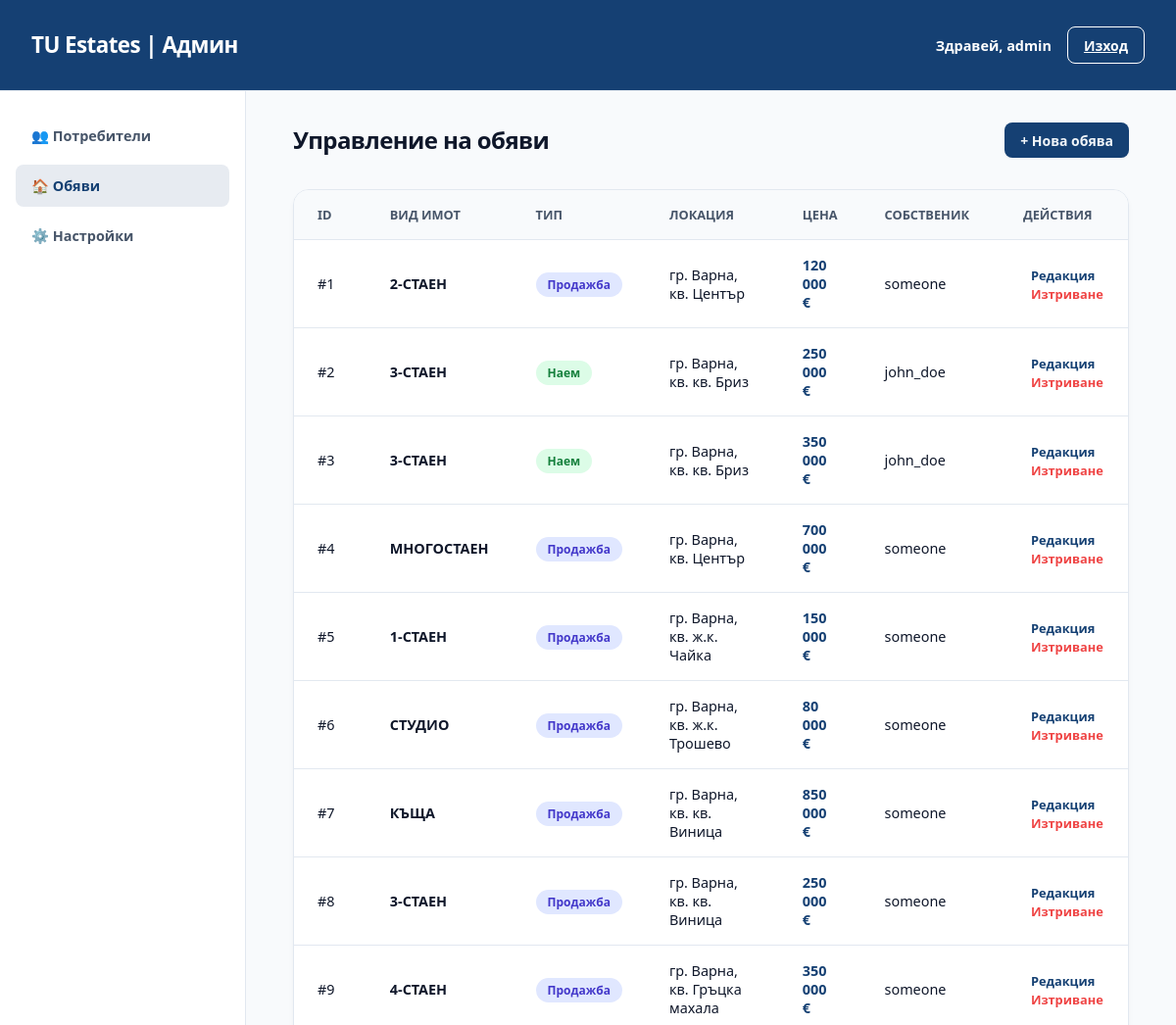
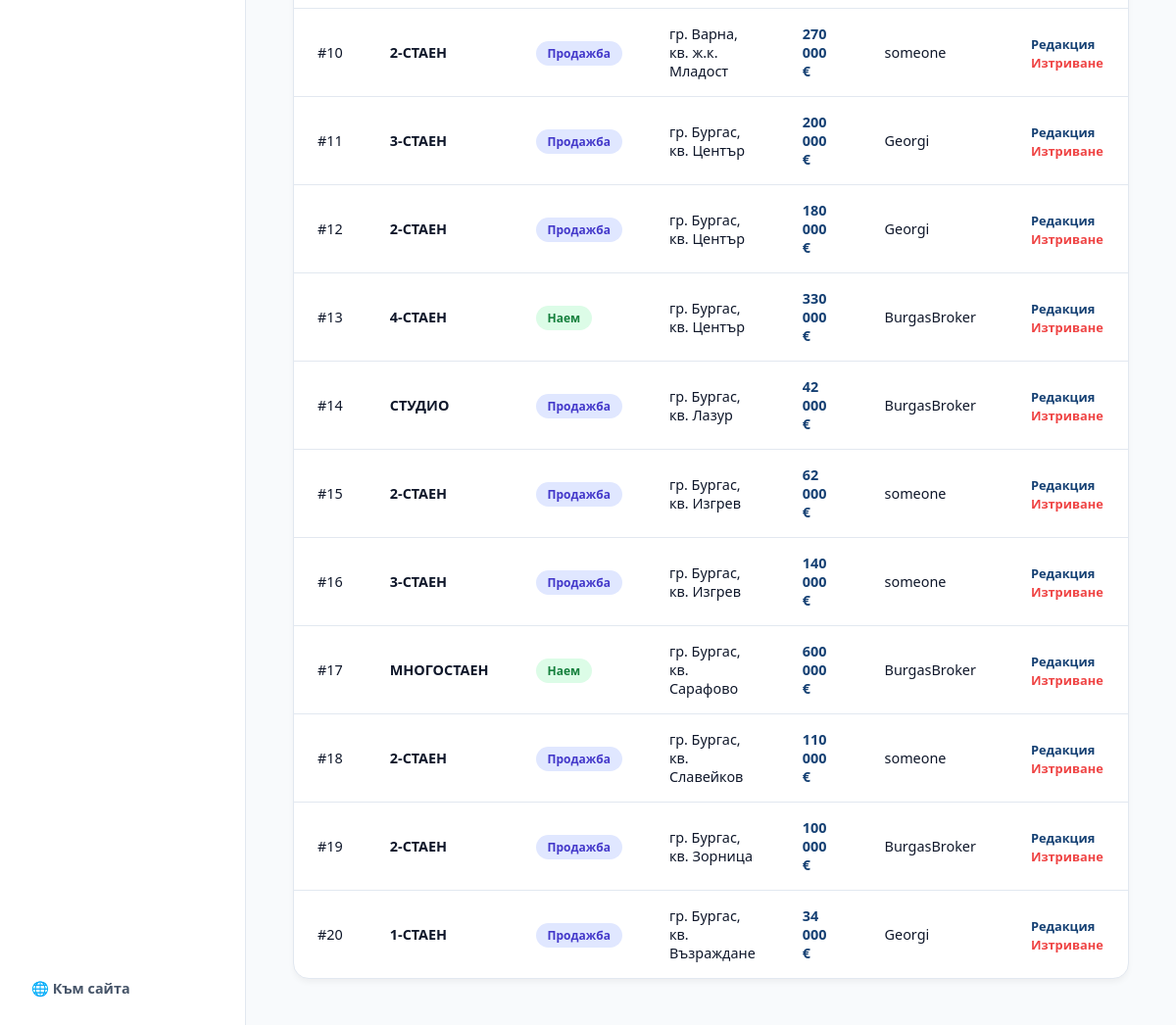
The app's page /index.php?action=admin_estates (signed in), older data (2 pictures, top to bottom).
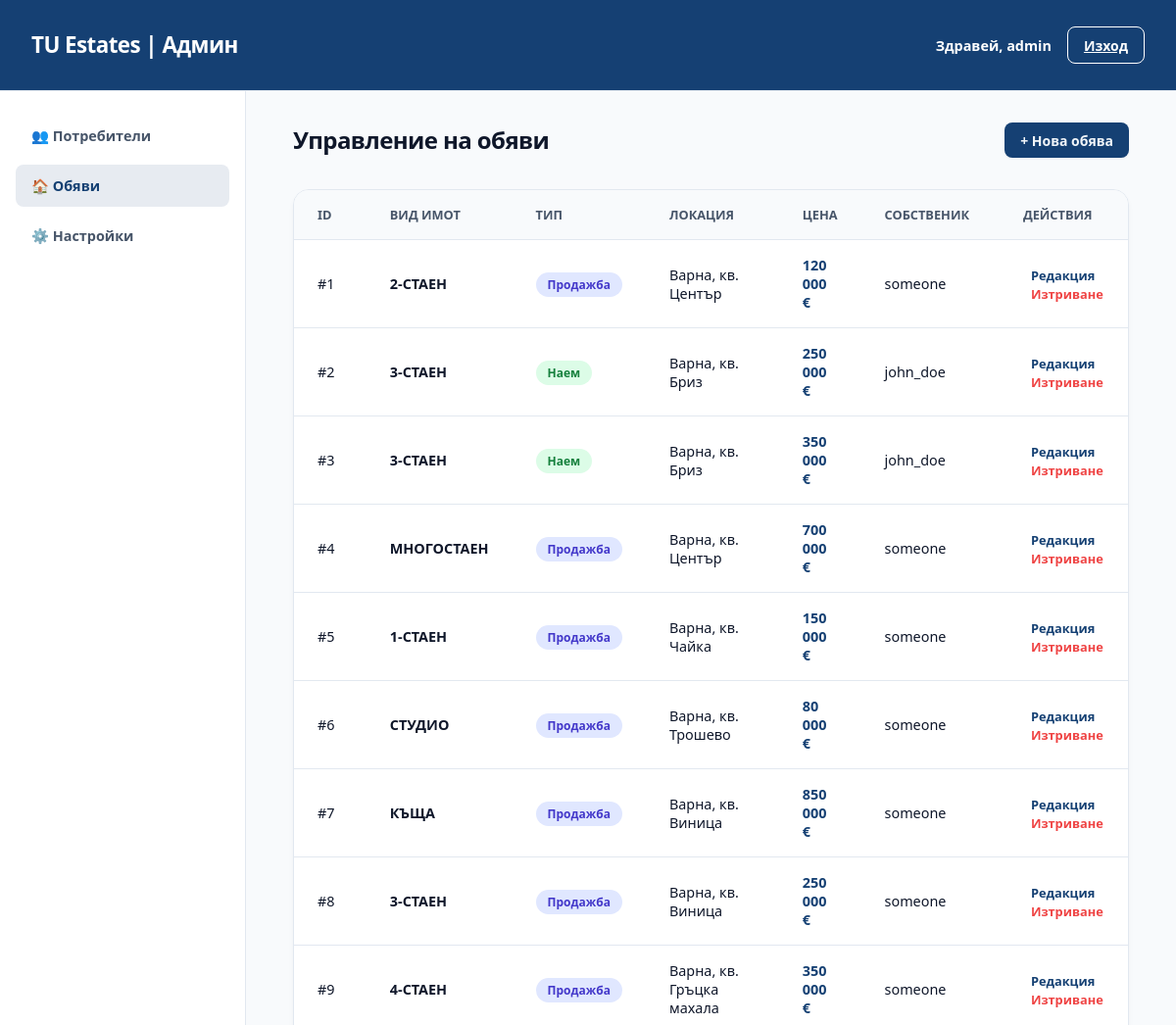
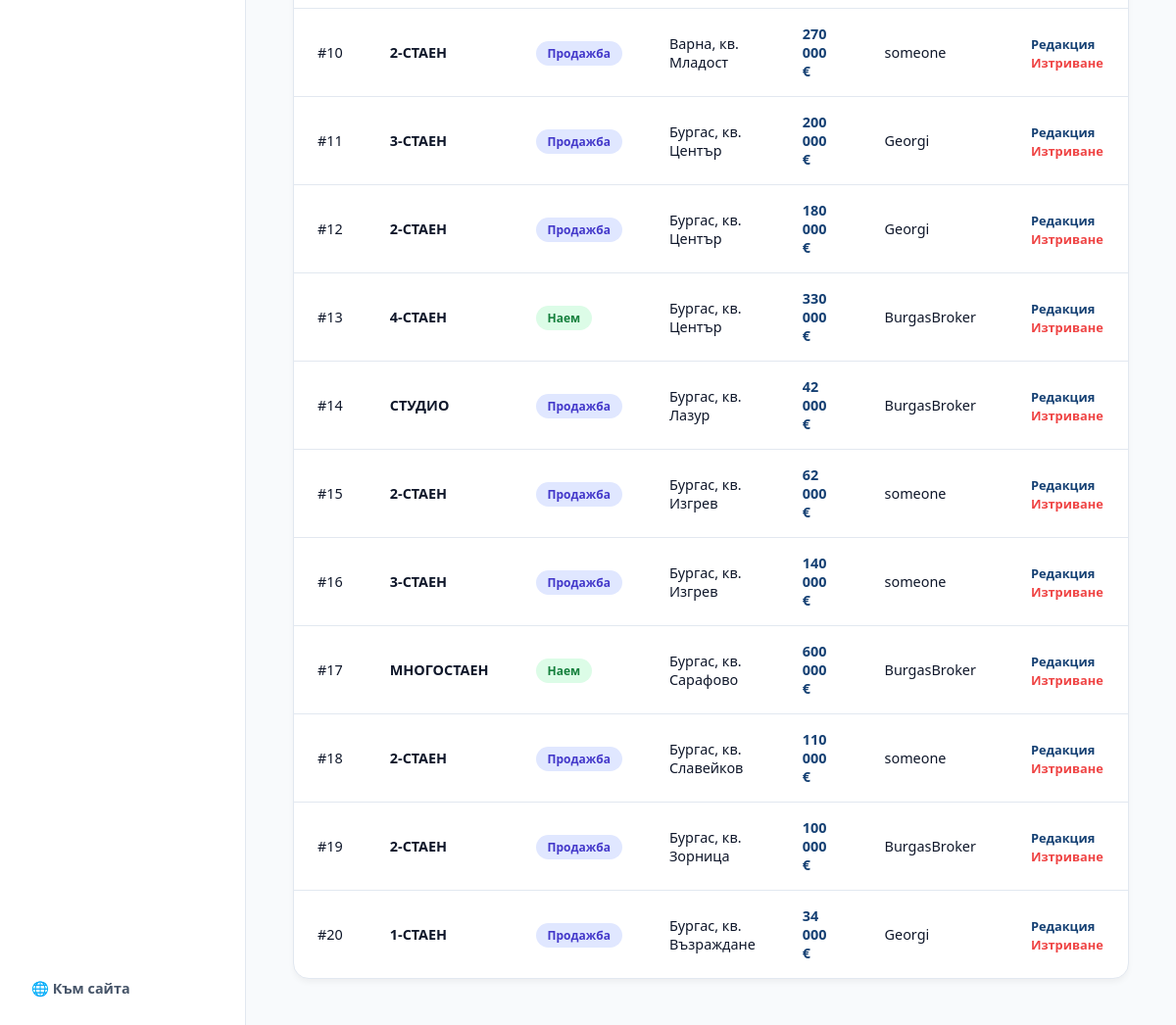
The same page, newer data (2 pictures, top to bottom).
### tables this page shows
CREATE TABLE
    IF NOT EXISTS estates (
        id INT AUTO_INCREMENT PRIMARY KEY,
        city_id INT NOT NULL,
        neighborhood_id INT NOT NULL,
        estate_address VARCHAR(255) NOT NULL,
        estate_type_id INT,
        rooms INT NOT NULL,
        area DECIMAL(10, 2) NOT NULL,
        floor INT NOT NULL,
        exposure_type VARCHAR(255) NOT NULL,
        description TEXT,
        listing_type_id INT NOT NULL,
        price DECIMAL(10, 2) NOT NULL,
        owner_id INT NOT NULL,
        creation_date DATE NOT NULL,
        expiration_date DATE NOT NULL,
        status_id INT NOT NULL,
        FOREIGN KEY (estate_type_id) REFERENCES estate_types (id),
        FOREIGN KEY (city_id) REFERENCES cities (id),
        FOREIGN KEY (neighborhood_id) REFERENCES neighborhoods (id),
        FOREIGN KEY (owner_id) REFERENCES users (id),
        FOREIGN KEY (listing_type_id) REFERENCES listing_types (id),
        FOREIGN KEY (status_id) REFERENCES estate_status (id)
    );

CREATE TABLE
    IF NOT EXISTS estate_types (
        id INT AUTO_INCREMENT PRIMARY KEY,
        type_name VARCHAR(255) NOT NULL,
        category_id INT NOT NULL,
        FOREIGN KEY (category_id) REFERENCES estate_categories (id)
    );

CREATE TABLE
    IF NOT EXISTS listing_types (
        id INT AUTO_INCREMENT PRIMARY KEY,
        type_name VARCHAR(255) NOT NULL
    );

CREATE TABLE
    IF NOT EXISTS cities (
        id INT AUTO_INCREMENT PRIMARY KEY,
        region_id INT NOT NULL,
        city_name_bg VARCHAR(255) NOT NULL,
        city_name_en VARCHAR(255) NOT NULL,
        FOREIGN KEY (region_id) REFERENCES regions (id)
    );

CREATE TABLE
    IF NOT EXISTS neighborhoods (
        id INT AUTO_INCREMENT PRIMARY KEY,
        city_id INT NOT NULL,
        neighborhood_name_bg VARCHAR(255) NOT NULL,
        neighborhood_name_en VARCHAR(255) NOT NULL,
        FOREIGN KEY (city_id) REFERENCES cities (id)
    );

CREATE TABLE
    IF NOT EXISTS users (
        id INT AUTO_INCREMENT PRIMARY KEY,
        username VARCHAR(255) NOT NULL,
        email VARCHAR(255) NOT NULL UNIQUE,
        password VARCHAR(255) NOT NULL,
        user_type_id INT NOT NULL,
        FOREIGN KEY (user_type_id) REFERENCES user_types (id)
    );

### src/controllers/EstateController.php (called while the page is built, shortened)
<?php
class EstateController
{
    public static function getAllEstates(): array
    {
        $db = Database::getInstance();
        $query = "
            SELECT
                e.id,
                c.city_name_bg AS city_name,
                n.neighborhood_name_bg AS neighborhood_name,
                e.estate_address,
                et.type_name AS estate_type,
                e.rooms, e.area, e.floor,
                e.exposure_type,
                e.description,
                lt.type_name AS listing_type,
                e.price,
                u.username AS owner_name,
                e.creation_date,
                e.expiration_date,
                s.status_name
            FROM estates e
            LEFT JOIN cities c ON e.city_id=c.id
            LEFT JOIN neighborhoods n ON e.neighborhood_id=n.id
            LEFT JOIN estate_types et ON e.estate_type_id=et.id
            LEFT JOIN listing_types lt ON e.listing_type_id=lt.id
            LEFT JOIN users u ON e.owner_id=u.id
            LEFT JOIN estate_status s ON e.status_id=s.id
        ";
        $stmt = $db->prepare($query);
        $stmt->execute();
        return $stmt->fetchAll(PDO::FETCH_OBJ);
    }
}

### src/views/admin_estates.php (the view, shortened to what this page needs)
<!DOCTYPE html>
<html lang="bg">
<head>
    <link rel="stylesheet" href="style.css">
</head>
<body style="background-color: var(--search-light);">
    <header style="background-color: var(--tu_blue_primary); color: white; padding: 1rem 2rem; display: flex; justify-content: space-between; align-items: center; z-index: 100;">
        <div class="logo_group" style="color: white;">
            <h1 class="heading_primary" style="color: white; margin: 0;">TU Estates | Админ</h1>
        </div>
        <div style="display: flex; gap: 1rem; align-items: center;">
            <span style="font-weight: 600; font-size: 0.9rem;">Здравей, <?= htmlspecialchars($_SESSION['username']) ?></span>
            <a href="index.php?action=logout" class="btn_secondary" style="color: white; border-color: white;">Изход</a>
        </div>
    </header>
    <div class="admin_layout">
        <aside class="admin_sidebar">
            <nav class="admin_nav">
                <a href="index.php?action=admin" class="admin_nav_link">👥 Потребители</a>
                <a href="index.php?action=admin_estates" class="admin_nav_link active">🏠 Обяви</a>
                <a href="index.php?action=admin_settings" class="admin_nav_link">⚙️ Настройки</a>
                <a href="index.php?action=homepage" class="admin_nav_link" style="margin-top: auto;">🌐 Към сайта</a>
            </nav>
        </aside>
        <main class="admin_main">
            <div style="display: flex; justify-content: space-between; align-items: center; margin-bottom: 2rem;">
                <h2 class="section_title">Управление на обяви</h2>
                <a href="index.php?action=admin_add_estate" class="btn_primary" style="text-decoration: none;">+ Нова обява</a>
            </div>
            <div class="table_container">
                <table class="admin_table">
                    <thead>
                        <tr>
                            <th>ID</th>
                            <th>Вид Имот</th>
                            <th>Тип</th>
                            <th>Локация</th>
                            <th>Цена</th>
                            <th>Собственик</th>
                            <th>Действия</th>
                        </tr>
                    </thead>
                    <tbody>
                        <?php
                        $estates = EstateController::getAllEstates();
                        if (empty($estates)): ?>
                            <tr><td colspan="7" style="text-align: center; padding: 2rem;">Няма намерени обяви.</td></tr>
                        <?php else:
                            foreach ($estates as $estate):
                                $typeClass = ($estate->listing_type === 'Продажба') ? 'badge-broker' : 'badge-user';
                        ?>
                        <tr>
                            <td>#<?= htmlspecialchars($estate->id) ?></td>
                            <td style="font-weight: 600;"><?= htmlspecialchars($estate->estate_type ?? 'Неизвестен') ?></td>
                            <td><span class="badge <?= $typeClass ?>"><?= htmlspecialchars($estate->listing_type ?? '-') ?></span></td>
                            <td><?= htmlspecialchars($estate->city_name ?? '') ?>, кв. <?= htmlspecialchars($estate->neighborhood_name ?? '') ?></td>
                            <td style="font-weight: 700; color: var(--tu_blue_primary);">
                                <?= number_format($estate->price, 0, ',', ' ') ?> €
                            </td>
                            <td><?= htmlspecialchars($estate->owner_name ?? 'Няма') ?></td>
                            <td>
                                <a href="index.php?action=admin_edit_estate&id=<?= $estate->id ?>" class="action_btn edit_btn" style="text-decoration: none;">Редакция</a>
                                <a href="index.php?action=admin_delete_estate&id=<?= $estate->id ?>" class="action_btn delete_btn" style="text-decoration: none;" onclick="return confirm('Сигурни ли сте, че искате да изтриете тази обява?');">Изтриване</a>
                            </td>
                        </tr>
                        <?php
                            endforeach;
                        endif;
                        ?>
                    </tbody>
                </table>
            </div>
        </main>
    </div>
</body>
</html>

### public/index.php (shortened to what this page needs)
<?php
$action = $_GET['action'] ?? 'homepage';
switch ($action) {
        case 'admin_estates':
            require VIEW_DIR . 'admin_estates.php';
            break;
}

### public/style/base.css (style rules this page uses)
:root { --tu_blue_primary: #154073; --tu_blue_primary_rgb: 21, 64, 115; --tu_logo_bg_dark: rgba(21, 64, 115, 0.2); --header-bg-light: rgba(255, 255, 255, 0.9); --header-bg-dark: rgba(15, 23, 42, 0.9); --border-light: #e2e8f0; --border-dark: #1e293b; --bg-light: #f8fafc; --bg-dark: #1e293b; --text-light: #0f172a; --text-dark: #f1f5f9; --search-dark: #1e293b; --search-light: #f8fafc; --par-light: #475569; --par-dark: #94a3b8; --btn-hover: #1a4f8d; }
body { height: 100vh; width: 100%; display: flex; flex-direction: column; font-family: "Display Font", system-ui, sans-serif; -webkit-font-smoothing: antialiased; background-color: var(--bg-light); color: var(--text-light); margin: 0; }

### public/style/buttons.css (style rules this page uses)
.btn_primary { display: flex; align-items: center; justify-content: center; height: 2.25rem; padding-left: 1rem; padding-right: 1rem; border-radius: 0.5rem; border: none; font-size: 0.875rem; font-weight: 700; color: var(--text-dark); cursor: pointer; background-color: var(--tu_blue_primary); box-shadow: 0 1px 2px 0 rgba(0, 0, 0, 0.05); transition: background-color 0.5s cubic-bezier(0.4, 0, 0.2, 1), transform 0.3s cubic-bezier(0.34, 1.56, 0.64, 1), box-shadow 0.4s ease; }
.btn_secondary { display: flex; align-items: center; justify-content: center; height: 2.25rem; padding-left: 1rem; padding-right: 1rem; border-radius: 0.5rem; font-size: 0.875rem; font-weight: 700; cursor: pointer; color: var(--tu_blue_primary); background-color: transparent; border: 1px solid var(--tu_blue_primary); transition: background-color 0.4s, color 0.4s; }

### public/style/header.css (style rules this page uses)
header { position: sticky; top: 0; z-index: 1001; height: 60px; display: flex; align-items: center; justify-content: flex-start; gap: 2rem; flex-shrink: 0; white-space: nowrap; padding: 0.75rem 1.5rem; background-color: var(--header-bg-light); border-bottom: 1px solid var(--border-light); }
.logo_group { display: flex; align-items: center; gap: 0.75rem; color: var(--text-light); text-decoration: none; }
.heading_primary { font-size: 1.4rem; font-weight: 700; line-height: 1.25; letter-spacing: -0.025em; color: var(--text-light); }

### public/style/layout.css (style rules this page uses)
.section_title { font-weight: 700; letter-spacing: -0.025em; color: var(--text-light); line-height: 2.25rem; margin: 0px; }

### public/style/admin.css (style rules this page uses)
.admin_layout { display: flex; min-height: calc(100vh - 70px); background-color: var(--search-light); }
.admin_sidebar { width: 250px; background-color: white; border-right: 1px solid var(--border-light); display: flex; flex-direction: column; }
.admin_nav { display: flex; flex-direction: column; padding: 1.5rem 1rem; gap: 0.5rem; height: 100%; }
.admin_nav_link { padding: 0.75rem 1rem; text-decoration: none; color: var(--par-light); font-weight: 600; font-size: 0.9rem; border-radius: 0.5rem; transition: all 0.2s ease; }
.admin_nav_link.active { background-color: rgba(var(--tu_blue_primary_rgb), 0.1); color: var(--tu_blue_primary); }
.admin_main { flex: 1; padding: 2rem 3rem; overflow-y: auto; }
.table_container { background: white; border-radius: 1rem; border: 1px solid var(--border-light); overflow: hidden; box-shadow: 0 4px 6px -1px rgba(0, 0, 0, 0.05); }
.admin_table { width: 100%; border-collapse: collapse; text-align: left; }
.admin_table th { background-color: var(--bg-light); padding: 1rem 1.5rem; font-size: 0.8rem; text-transform: uppercase; color: var(--par-light); border-bottom: 1px solid var(--border-light); }
.admin_table td { padding: 1rem 1.5rem; border-bottom: 1px solid var(--border-light); color: var(--text-light); font-size: 0.9rem; }
.admin_table tr:last-child td { border-bottom: none; }
.badge { padding: 0.25rem 0.75rem; border-radius: 9999px; font-size: 0.75rem; font-weight: 700; background-color: var(--border-light); color: var(--par-light); }
.badge-broker { background-color: #e0e7ff; color: #4338ca; }
.badge-user { background-color: #dcfce7; color: #15803d; }
.action_btn { border: none; background: none; font-weight: 600; font-size: 0.8rem; cursor: pointer; padding: 0.25rem 0.5rem; border-radius: 0.25rem; transition: all 0.2s; }
.edit_btn { color: var(--tu_blue_primary); }
.delete_btn { color: #ef4444; }

Row changes from the older to the newer data that the page shows:
changed through a linked row, estates id 1: city.city_name_bg "гр. Варна" → "Варна"
changed estates id 2: city.city_name_bg "гр. Варна" → "Варна"; neighborhood.neighborhood_name_bg "кв. Бриз" → "Бриз"
changed estates id 3: city.city_name_bg "гр. Варна" → "Варна"; neighborhood.neighborhood_name_bg "кв. Бриз" → "Бриз"
changed through a linked row, estates id 4: city.city_name_bg "гр. Варна" → "Варна"
changed estates id 5: city.city_name_bg "гр. Варна" → "Варна"; neighborhood.neighborhood_name_bg "ж.к. Чайка" → "Чайка"
changed estates id 6: city.city_name_bg "гр. Варна" → "Варна"; neighborhood.neighborhood_name_bg "ж.к. Трошево" → "Трошево"
changed estates "КЪЩА": city.city_name_bg "гр. Варна" → "Варна"; neighborhood.neighborhood_name_bg "кв. Виница" → "Виница"
changed estates id 8: city.city_name_bg "гр. Варна" → "Варна"; neighborhood.neighborhood_name_bg "кв. Виница" → "Виница"
changed estates "Гръцка махала": city.city_name_bg "гр. Варна" → "Варна"
changed estates id 10: city.city_name_bg "гр. Варна" → "Варна"; neighborhood.neighborhood_name_bg "ж.к. Младост" → "Младост"
changed through a linked row, estates id 11: city.city_name_bg "гр. Бургас" → "Бургас"
changed through a linked row, estates id 12: city.city_name_bg "гр. Бургас" → "Бургас"
changed through a linked row, estates id 13: city.city_name_bg "гр. Бургас" → "Бургас"
changed estates "Лазур": city.city_name_bg "гр. Бургас" → "Бургас"
changed estates id 15: city.city_name_bg "гр. Бургас" → "Бургас"
changed estates id 16: city.city_name_bg "гр. Бургас" → "Бургас"
changed estates "Сарафово": city.city_name_bg "гр. Бургас" → "Бургас"
changed estates "Славейков": city.city_name_bg "гр. Бургас" → "Бургас"
changed estates "Зорница": city.city_name_bg "гр. Бургас" → "Бургас"
changed estates "Възраждане": city.city_name_bg "гр. Бургас" → "Бургас"
